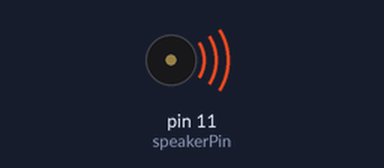
The sketch below on a simulated Arduino Uno, built for the host (arithmetic inside an expression is 32-bit, double 64-bit). Parts: buzzer (waves = sounding). What the sketch prints to the serial monitor is not drawn.

Above: at 0.1 s.
Timing chart, 0 to 1.6 s (numbered marks = the images above):
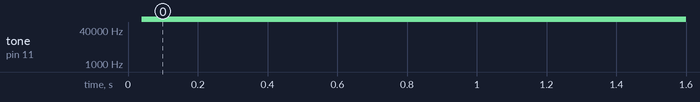

Measured:
- by itself, tone on pin 11 (speakerPin): silent → 125000 Hz at 0.04 s

The sketch:

theremin0.ino
```cpp
// avr-libc library includes
#include <avr/io.h>
#include <avr/interrupt.h>

int Trig_pin =  13;   // pin for triggering pulse
int Echo_pin = 10;     // pin for recieving echo
int speakerPin = 11;
long duration;


void setup()
{
  Serial.begin(9600);
  Serial.println ("Starting");
  pinMode(Trig_pin, OUTPUT);
  pinMode(Echo_pin, INPUT);
  pinMode(speakerPin, OUTPUT);


  //initialize Timer1
  cli();               //disable global interrupts
  TCCR1A = 0;          //set entire TCCR1A register to 0
  TCCR1B = 0;

  //enable Timer1 overflow interrupt:
  TIMSK1 = (1 << TOIE1);
  //set CS10 bit so timer runs at cloack speed:
  TCCR1B |= (1 << CS10);
  //senable global interrupts:
  sei();
}

ISR(Timer1_OVF_vect)
{
  digitalWrite(Trig_pin, LOW);
  delayMicroseconds(2);
  digitalWrite(Trig_pin, HIGH);
  delayMicroseconds(10);
  digitalWrite(Trig_pin, LOW);
  duration = pulseIn(Echo_pin,HIGH);
}


long distanceDetected(long duration)
{
  return duration / 29 / 2;
}

long convertedTone(long distance)
{
  return distance * 1000;
}


void playTone(int tone, int duration)
{
 for(long i = 0; i<duration*1000L; i+=tone*2)
 {
   digitalWrite(speakerPin, HIGH);
   delayMicroseconds(tone);
   digitalWrite(speakerPin, LOW);
   delayMicroseconds(tone);
 }
}

void loop()
{
   //Serial.println("Duration:  ");
   //Serial.println(duration, DEC);
  playTone(convertedTone(duration), 1000);
}
```
